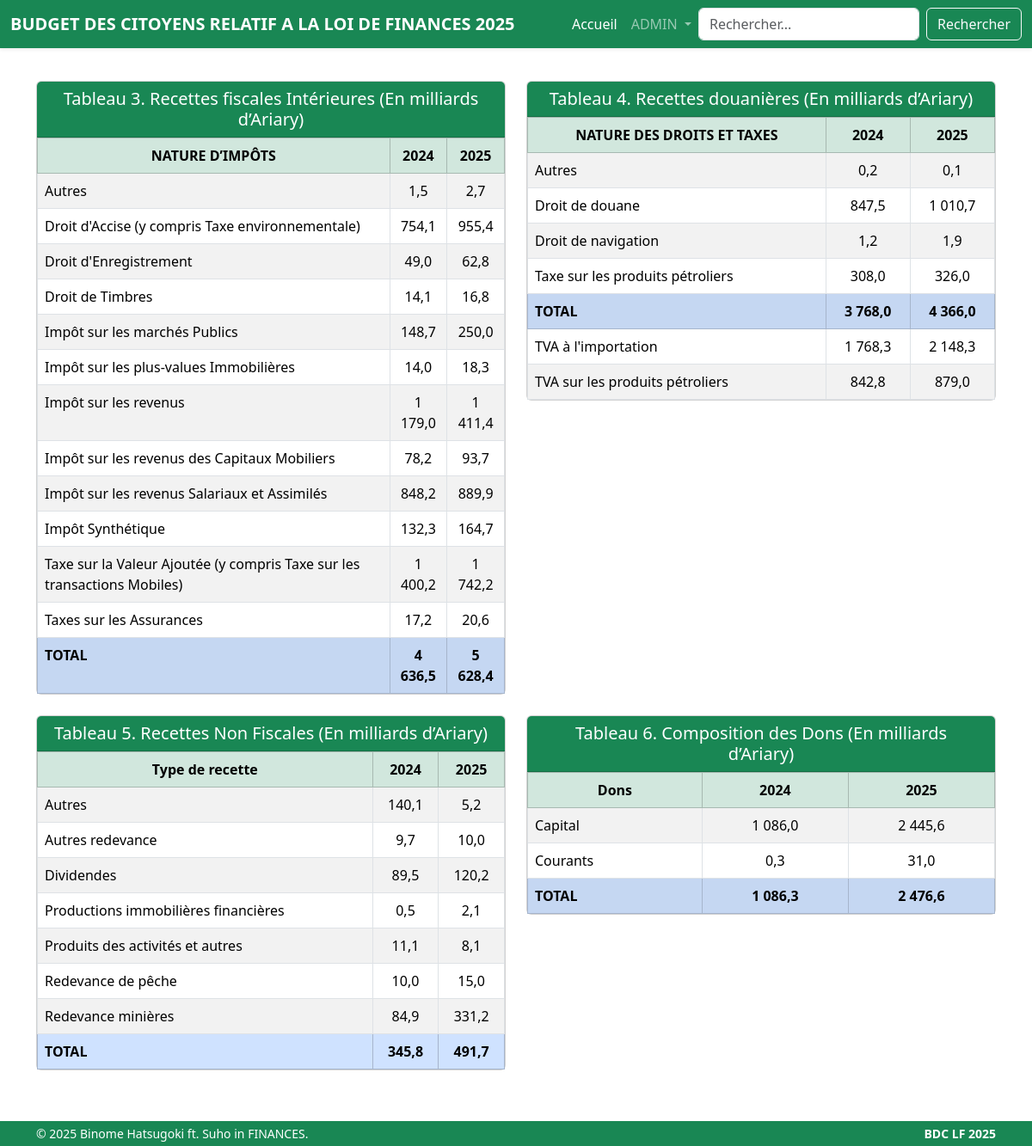
Screenshot of /pages/page-recettes.php with the database file from the repository.
### tables this page shows
CREATE TABLE recettes_fiscales (
    id INT AUTO_INCREMENT PRIMARY KEY,
    annee VARCHAR(10) NOT NULL,
    nature_impot VARCHAR(100) NOT NULL,
    montant DECIMAL(15,2),
    UNIQUE KEY unique_impot_annee (nature_impot, annee)
);

CREATE TABLE recettes_douanieres (
    id INT AUTO_INCREMENT PRIMARY KEY,
    annee VARCHAR(10) NOT NULL,
    nature_droits_taxes VARCHAR(100) NOT NULL,
    montant DECIMAL(15,2),
    UNIQUE KEY unique_douane_annee (nature_droits_taxes, annee)
);

CREATE TABLE recettes_non_fiscales (
    id INT AUTO_INCREMENT PRIMARY KEY,
    annee VARCHAR(10) NOT NULL,
    type_recette VARCHAR(100) NOT NULL,
    montant DECIMAL(15,2),
    UNIQUE KEY unique_recette_annee (type_recette, annee)
);

CREATE TABLE dons (
    id INT AUTO_INCREMENT PRIMARY KEY,
    annee VARCHAR(10) NOT NULL,
    type_don VARCHAR(50) NOT NULL,
    montant DECIMAL(15,2),
    UNIQUE KEY unique_don_annee (type_don, annee)
);

### inc/tableau3.php (the view, shortened to what this page needs)
<?php
include 'connexion.php';
$query = "SELECT * FROM recettes_fiscales ORDER BY nature_impot, annee";
$result = mysqli_query($dataBase, $query);
$annees = [];
$data = [];
while ($row = mysqli_fetch_assoc($result)) {
    if (!in_array($row['annee'], $annees)) {
        $annees[] = $row['annee'];
    }
    $type = $row['nature_impot'];
    $data[$type][$row['annee']] = number_format($row['montant'], 1, ',', ' ');
}
?>
<div class="card">
    <div class="card-header bg-success text-white text-center">
        <h5 class="mb-0">Tableau 3. Recettes fiscales Intérieures (En milliards d’Ariary)</h5>
    </div>
    <div class="card-body p-0">
        <div class="table-responsive">
            <table class="table table-bordered table-striped table-hover mb-0">
                <thead class="table-success text-center">
                    <tr>
                        <th>NATURE D’IMPÔTS</th>
                        <?php foreach ($annees as $annee): ?>
                            <th><?= $annee ?></th>
                        <?php endforeach; ?>
                    </tr>
                </thead>
                <tbody>
                    <?php foreach ($data as $type => $valeurs): ?>
                        <tr class="<?= $type === 'TOTAL' ? 'table-primary fw-bold' : '' ?>">
                            <td><?= $type ?></td>
                            <?php foreach ($annees as $annee): ?>
                                <td class="text-center"><?= isset($valeurs[$annee]) ? $valeurs[$annee] : '-' ?></td>
                            <?php endforeach; ?>
                        </tr>
                    <?php endforeach; ?>
                </tbody>
            </table>
        </div>
    </div>
</div>

### inc/tableau4.php (shortened to what this page needs)
<?php
include 'connexion.php';
$query = "SELECT * FROM recettes_douanieres ORDER BY nature_droits_taxes, annee";
$result = mysqli_query($dataBase, $query);
$annees = [];
$data = [];
while ($row = mysqli_fetch_assoc($result)) {
    if (!in_array($row['annee'], $annees)) {
        $annees[] = $row['annee'];
    }
    $type = $row['nature_droits_taxes'];
    $data[$type][$row['annee']] = number_format($row['montant'], 1, ',', ' ');
}
?>
<div class="card">
    <div class="card-header bg-success text-white text-center">
        <h5 class="mb-0">Tableau 4. Recettes douanières (En milliards d’Ariary)</h5>
    </div>
    <div class="card-body p-0">
        <div class="table-responsive">
            <table class="table table-bordered table-striped table-hover mb-0">
                <thead class="table-success text-center">
                    <tr>
                        <th>NATURE DES DROITS ET TAXES</th>
                        <?php foreach ($annees as $annee): ?>
                            <th><?= $annee ?></th>
                        <?php endforeach; ?>
                    </tr>
                </thead>
                <tbody>
                    <?php foreach ($data as $type => $valeurs): ?>
                        <tr class="<?= $type === 'TOTAL' ? 'table-primary fw-bold' : '' ?>">
                            <td><?= $type ?></td>
                            <?php foreach ($annees as $annee): ?>
                                <td class="text-center"><?= isset($valeurs[$annee]) ? $valeurs[$annee] : '-' ?></td>
                            <?php endforeach; ?>
                        </tr>
                    <?php endforeach; ?>
                </tbody>
            </table>
        </div>
    </div>
</div>

### inc/tableau5.php (shortened to what this page needs)
<?php
include 'connexion.php';
$query = "SELECT * FROM recettes_non_fiscales ORDER BY type_recette, annee";
$result = mysqli_query($dataBase, $query);
$annees = [];
$data = [];
while ($row = mysqli_fetch_assoc($result)) {
    if (!in_array($row['annee'], $annees)) {
        $annees[] = $row['annee'];
    }
    $type = $row['type_recette'];
    $data[$type][$row['annee']] = number_format($row['montant'], 1, ',', ' ');
}
?>
<div class="card">
    <div class="card-header bg-success text-white text-center">
        <h5 class="mb-0">Tableau 5. Recettes Non Fiscales (En milliards d’Ariary)</h5>
    </div>
    <div class="card-body p-0">
        <div class="table-responsive">
            <table class="table table-bordered table-striped table-hover mb-0">
                <thead class="table-success text-center">
                    <tr>
                        <th>Type de recette</th>
                        <?php foreach ($annees as $annee): ?>
                            <th><?= $annee ?></th>
                        <?php endforeach; ?>
                    </tr>
                </thead>
                <tbody>
                    <?php foreach ($data as $type => $valeurs): ?>
                        <tr class="<?= $type === 'TOTAL' ? 'table-primary fw-bold' : '' ?>">
                            <td><?= $type ?></td>
                            <?php foreach ($annees as $annee): ?>
                                <td class="text-center"><?= isset($valeurs[$annee]) ? $valeurs[$annee] : '-' ?></td>
                            <?php endforeach; ?>
                        </tr>
                    <?php endforeach; ?>
                </tbody>
            </table>
        </div>
    </div>
</div>

### inc/tableau6.php (shortened to what this page needs)
<?php
include 'connexion.php';
$query = "SELECT * FROM dons ORDER BY type_don, annee";
$result = mysqli_query($dataBase, $query);
$annees = [];
$data = [];
while ($row = mysqli_fetch_assoc($result)) {
    if (!in_array($row['annee'], $annees)) {
        $annees[] = $row['annee'];
    }
    $type = $row['type_don'];
    $data[$type][$row['annee']] = number_format($row['montant'], 1, ',', ' ');
}
?>
<div class="card">
    <div class="card-header bg-success text-white text-center">
        <h5 class="mb-0">Tableau 6. Composition des Dons (En milliards d’Ariary)</h5>
    </div>
    <div class="card-body p-0">
        <div class="table-responsive">
            <table class="table table-bordered table-striped table-hover mb-0">
                <thead class="table-success text-center">
                    <tr>
                        <th>Dons</th>
                        <?php foreach ($annees as $annee): ?>
                            <th><?= $annee ?></th>
                        <?php endforeach; ?>
                    </tr>
                </thead>
                <tbody>
                    <?php foreach ($data as $type => $valeurs): ?>
                        <tr class="<?= $type === 'TOTAL' ? 'table-primary fw-bold' : '' ?>">
                            <td><?= $type ?></td>
                            <?php foreach ($annees as $annee): ?>
                                <td class="text-center"><?= isset($valeurs[$annee]) ? $valeurs[$annee] : '-' ?></td>
                            <?php endforeach; ?>
                        </tr>
                    <?php endforeach; ?>
                </tbody>
            </table>
        </div>
    </div>
</div>

### assets/css_added/added_css.css (style rules this page uses)
body { padding-top: 70px; padding-bottom: 40px; background: #f8f9fa; min-height: 100vh; }

### rows the page displays
recettes_fiscales: nature_impot "TOTAL", annee "4 636,5", annee "5 628,4"
recettes_douanieres: nature_droits_taxes "TVA sur les produits pétroliers", annee "842,8", annee "879,0"
recettes_non_fiscales: type_recette "TOTAL", annee "345,8", annee "491,7"
dons: type_don "TOTAL", annee "1 086,3", annee "2 476,6"

### other values shown
$annee "2024"
$annee "2025"
$type "Autres"
$valeurs[$annee] "1,5"
$valeurs[$annee] "2,7"
$type "Droit d'Accise (y compris Taxe environnementale)"
$valeurs[$annee] "754,1"
$valeurs[$annee] "955,4"
$type "Droit d'Enregistrement"
$valeurs[$annee] "49,0"
$valeurs[$annee] "62,8"
$type "Droit de Timbres"
$valeurs[$annee] "14,1"
$valeurs[$annee] "16,8"
$type "Impôt sur les marchés Publics"
